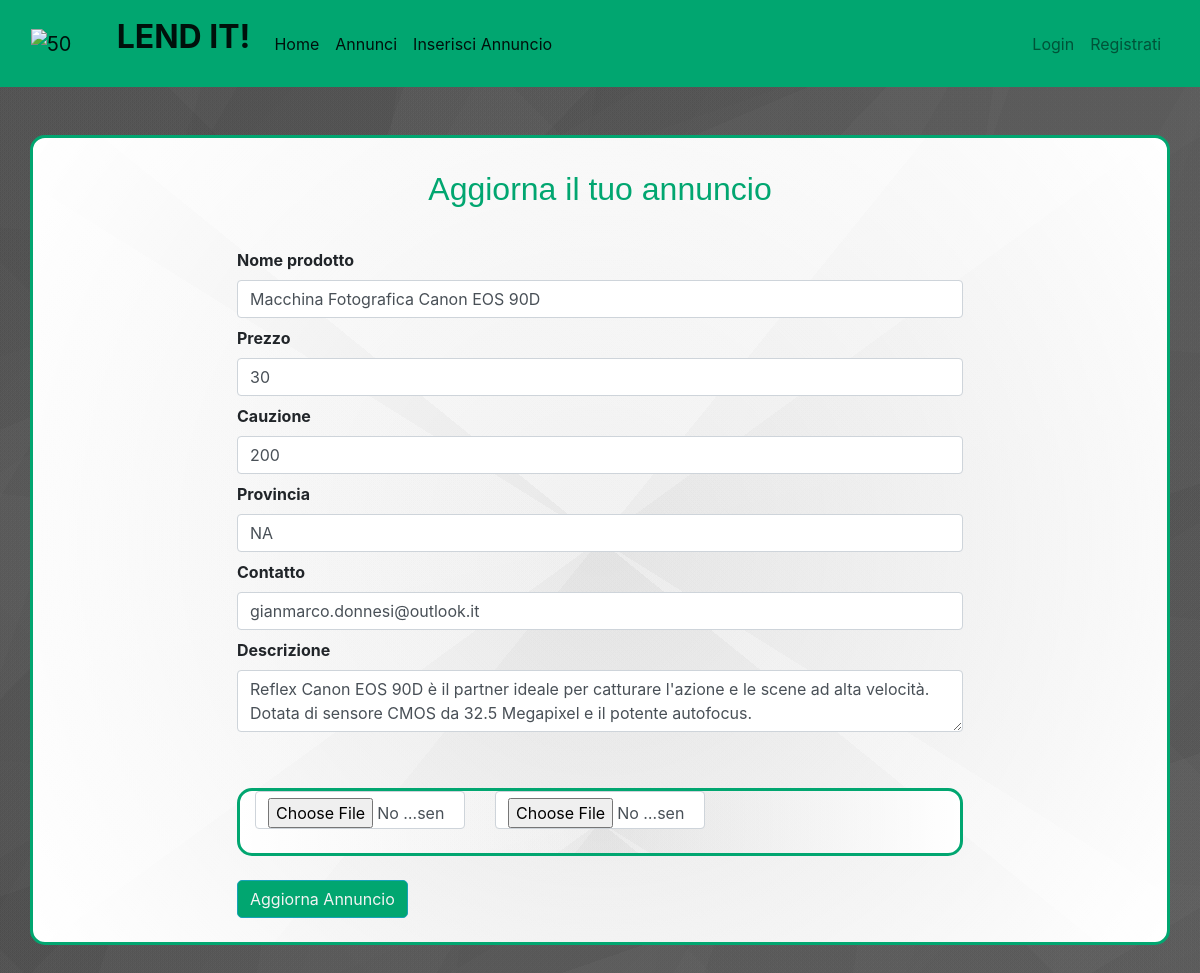
Screenshot of /updateproduct1 with the database file from the repository.
### market/models.py (models this page shows, shortened)
class Item(db.Model):
    id = db.Column(db.Integer(), primary_key=True)
    name = db.Column(db.String(length=30), nullable=False, unique=True)
    price = db.Column(db.Integer(), nullable=False)
    cauzione = db.Column(db.Integer(), nullable=False)
    provincia = db.Column(db.String(length=2), nullable=False)
    description = db.Column(db.String(length=2000), nullable=False, unique=True)
    contatto = db.Column(db.String(length=60), nullable=False, unique=True)
    owner = db.Column(db.Integer(), db.ForeignKey('user.id'))
    image1 = db.Column(db.String(150), nullable=False)
    image2 = db.Column(db.String(150), nullable=False)

### market/routes.py (the view, shortened to what this page needs)
@app.route('/updateproduct<int:id>', methods=['POST', 'GET'])
def updateproduct(id):
    item = Item.query.get_or_404(id)
    form = Addproducts(request.form)
    form.nome.data = item.name
    form.price.data = item.price
    form.caution.data = item.cauzione
    form.province.data = item.provincia
    form.contact.data = item.contatto
    form.description.data = item.description
    return render_template('aggiorna_annuncio.html', form=form, item=item)

### market/forms.py
class Addproducts(Form):
    nome = StringField('Nome prodotto', [validators.DataRequired()])
    price = IntegerField('Prezzo', [validators.DataRequired()])
    caution = IntegerField('Cauzione', [validators.DataRequired()])
    province = StringField('Provincia', validators=[Length(max=2), DataRequired()])
    contact = StringField('Contatto', validators=[Length(max=50), DataRequired()])
    description = TextAreaField('Descrizione', validators=[Length(max=180), DataRequired()])
    submit = SubmitField(label='Inserisci Annuncio')
    image_1 = FileField('Prima immagine', validators=[FileRequired(), FileAllowed(['jpg', 'png', 'jpeg'])])
    image_2 = FileField('Seconda immagine', validators=[FileRequired(), FileAllowed(['jpg', 'png', 'jpeg'])])

### market/templates/aggiorna_annuncio.html (shortened to what this page needs)
{% extends 'base.html' %}
{% block content %}
    <div class="container1">
    <br><br>
<div class = "container" >
     <div class="row">
     <div class="col-md-2"></div>
     <div class="col-md-8">
         <br>
         <h2 class="text-center  p-2">Aggiorna il tuo annuncio</h2>
         <br>
         {%  from "_formhelpers.html" import render_field %}
         <form action="" method="POST" enctype="multipart/form-data">
             {{ render_field(form.nome, class="form-control", placeholder="Titolo Annuncio")}}
             {{ render_field(form.price, class="form-control", placeholder="Prezzo P/G")}}
             {{ render_field(form.caution, class="form-control", placeholder="Cauzione")}}
             {{ render_field(form.province, class="form-control", placeholder="Provincia")}}
             {{ render_field(form.contact, class="form-control", placeholder="Contatto (email)")}}
             {{ render_field(form.description, class="form-control", placeholder="Inserisci Descrizione")}}
           <br>
             <br>
             <div class="container">
                 <div class="row">
                     <div class="col-md-4"><input type="file" name="image1" class="form-control"></div>
                     <div class="col-md-4"><input type="file" name="image2" class="form-control"></div>
                 </div>
                 <br>
             </div>
             <button type="submit" class="btn btn-outline-info mt-4">Aggiorna Annuncio</button>
         </form>
<br>
     </div>
</div>
</div>
    </div>
{% endblock content %}

### market/templates/_formhelpers.html (shortened to what this page needs)
{% macro render_field(field) %}
  <dt>{{ field.label }}
  <dd>{{ field(**kwargs)|safe }}
  </dd>
{% endmacro %}>

### rows the page displays
Item: price "30", description "Reflex Canon EOS 90D è il partner ideale per catturare l'azione e le scene ad alta velocità. Dotata di sensore CMOS da 32.5 Megapixel e il potente autofocus."

### other values shown
{{ field.label }} "Nome prodotto Prezzo Cauzione Provincia Contatto Descrizione"
